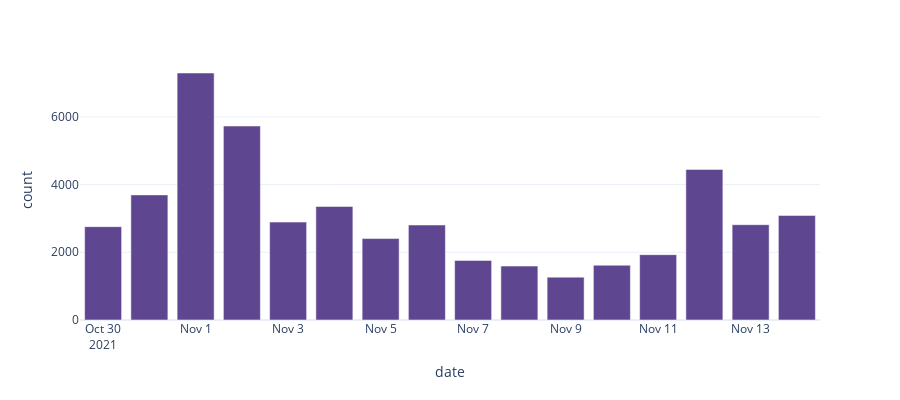

The code cell stored with this chart in its notebook:
### Code cell
show_mentions_over_time(data,freq = "D",method = "minutes")

### Figure 1 — Plotly figure (JSON) as saved in the notebook; plotly's stock layout.template omitted (floating-point values rounded to 4 significant figures)
{"data": [{"alignmentgroup": "True", "hovertemplate": "date=%{x}<br>count=%{y}<extra></extra>", "legendgroup": "", "marker": {"color": "rgb(95, 70, 144)", "pattern": {"shape": ""}}, "name": "", "offsetgroup": "", "orientation": "v", "showlegend": false, "textposition": "auto", "type": "bar", "x": ["2021-10-30T00:00:00", "2021-10-31T00:00:00", "2021-11-01T00:00:00", "2021-11-02T00:00:00", "2021-11-03T00:00:00", "2021-11-04T00:00:00", "2021-11-05T00:00:00", "2021-11-06T00:00:00", "2021-11-07T00:00:00", "2021-11-08T00:00:00", "2021-11-09T00:00:00", "2021-11-10T00:00:00", "2021-11-11T00:00:00", "2021-11-12T00:00:00", "2021-11-13T00:00:00", "2021-11-14T00:00:00"], "xaxis": "x", "y": [2758, 3696, 7296, 5730, 2892, 3354, 2406, 2806, 1760, 1592, 1266, 1618, 1930, 4448, 2816, 3088], "yaxis": "y"}], "layout": {"barmode": "relative", "height": 400, "legend": {"tracegroupgap": 0}, "margin": {"t": 60}, "xaxis": {"anchor": "y", "domain": [0, 1], "title": {"text": "date"}}, "yaxis": {"anchor": "x", "domain": [0, 1], "title": {"text": "count"}}}}
